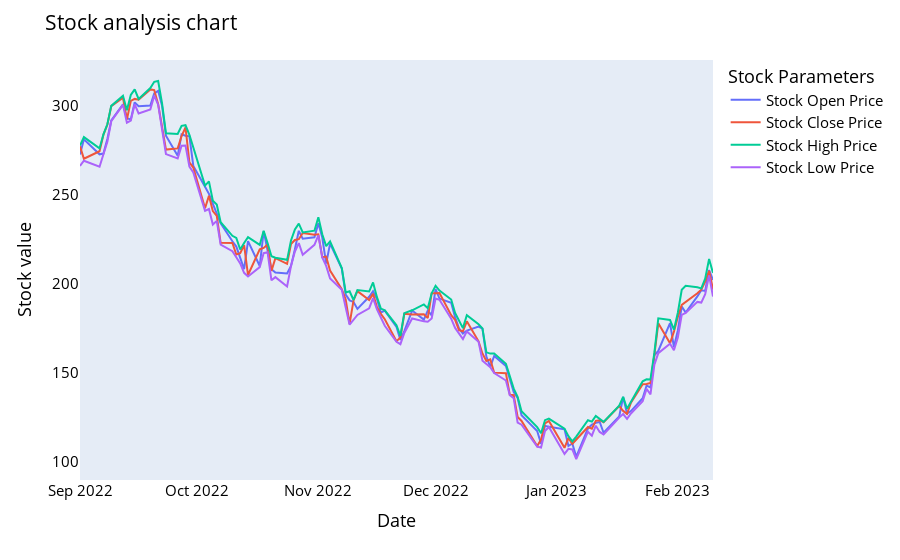

The code cell stored with this chart in its notebook:
### Code cell
names = cycle(['Stock Open Price','Stock Close Price','Stock High Price','Stock Low Price'])

fig = px.line(maindf, x=maindf.date, y=[maindf['open'], maindf['close'], 
                                          maindf['high'], maindf['low']],
             labels={'date': 'Date','value':'Stock value'})
fig.update_layout(title_text='Stock analysis chart', font_size=15, font_color='black',legend_title_text='Stock Parameters')
fig.for_each_trace(lambda t:  t.update(name = next(names)))
fig.update_xaxes(showgrid=False)
fig.update_yaxes(showgrid=False)

fig.show()
